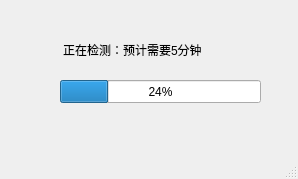
<?xml version="1.0" encoding="UTF-8"?>
<ui version="4.0">
 <class>MainWindow</class>
 <widget class="QMainWindow" name="MainWindow">
  <property name="geometry">
   <rect>
    <x>0</x>
    <y>0</y>
    <width>298</width>
    <height>179</height>
   </rect>
  </property>
  <property name="windowTitle">
   <string>MainWindow</string>
  </property>
  <widget class="QWidget" name="centralwidget">
   <widget class="QProgressBar" name="progressBar">
    <property name="geometry">
     <rect>
      <x>60</x>
      <y>80</y>
      <width>201</width>
      <height>23</height>
     </rect>
    </property>
    <property name="value">
     <number>24</number>
    </property>
   </widget>
   <widget class="QLabel" name="label">
    <property name="geometry">
     <rect>
      <x>63</x>
      <y>40</y>
      <width>161</width>
      <height>20</height>
     </rect>
    </property>
    <property name="text">
     <string>正在检测：预计需要5分钟</string>
    </property>
   </widget>
  </widget>
  <widget class="QMenuBar" name="menubar">
   <property name="geometry">
    <rect>
     <x>0</x>
     <y>0</y>
     <width>298</width>
     <height>23</height>
    </rect>
   </property>
  </widget>
  <widget class="QStatusBar" name="statusbar"/>
 </widget>
 <resources/>
 <connections/>
</ui>
